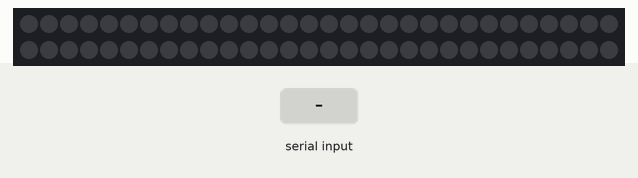
Recording of a sketch running on a simulated Arduino Uno, built with avr-gcc and run on an emulated ATmega328P. Shown: 60 RGB LEDs in strip order, left to right, continuing on the next row. Inputs (shaded band) come from the test bench. Dim RGB values are drawn brighter than linear; random numbers use the default seed unless the sketch sets one.

Above: at 3.2 s.
3.3 s: "1" received over Serial
At 3.31 s:
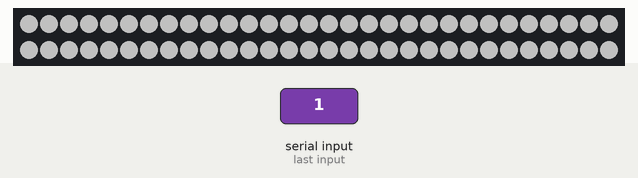
Timing chart, 0 to 6.3 s (numbered marks = the images above; inputs shaded):
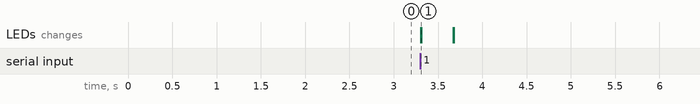

Measured:
- after the input at 3.3 s, the LEDs: change at once (image 1)

The sketch:

lightning2.ino
```cpp
#include "FastLED.h"

///////////////////////////////////////////////////////////////////////////////////////////

#define NUM_LEDS    60
#define DATA_PIN    3
#define COLOR_ORDER GRB
#define CHIPSET     NEOPIXEL

CRGB leds[NUM_LEDS];
int snakeLength = 100;
#define color White;
int scaler = 1;
long firstTime = 0;
int frequency = 8353;
int loops = 0;

// This function sets up the ledsand tells the controller about them
void setup() {
  // sanity check delay - allows reprogramming if accidently blowing power w/leds
  delay(2000);
  FastLED.addLeds<CHIPSET, DATA_PIN, COLOR_ORDER>(leds, NUM_LEDS);
  LEDS.setBrightness(255);
  Serial.begin(115200);
  delay(10);
  Serial.flush();
}

// This function runs over and over, and is where you do the magic to light
// your leds.
void loop()
{

  if (loops == 0)
  {
    while(!Serial.available())
    {
      firstTime = millis();
    }
    lightning();
  }
  if ( ((millis() - firstTime) % frequency) == 0 ) lightning();

}

void lightning()
{
  for (int loopCounter = 0; loopCounter < random8(3,8); loopCounter++)
  {
    if(loopCounter == 0) scaler = 3;
    else scaler = random8(1,3);
    // Move a single white led
    for(int i = 0; i <NUM_LEDS; i++){
      leds[i].r = 255/scaler;
      leds[i].g = 255/scaler;
      leds[i].b = 255/scaler;
    }

    FastLED.show();
    delay(random8(4,10));

    for(int i = 0; i <NUM_LEDS; i++){
      leds[i].r = 0;
      leds[i].g = 0;
      leds[i].b = 0;
    }
    FastLED.show();

    if (loopCounter == 0) delay (200); //longer delay of first duller bolt
    else delay (50+random8(100)); //delay between strong bolts
  }
  //delay(1000 + random8()*10); //delay between strikes
  loops++;
}
```
